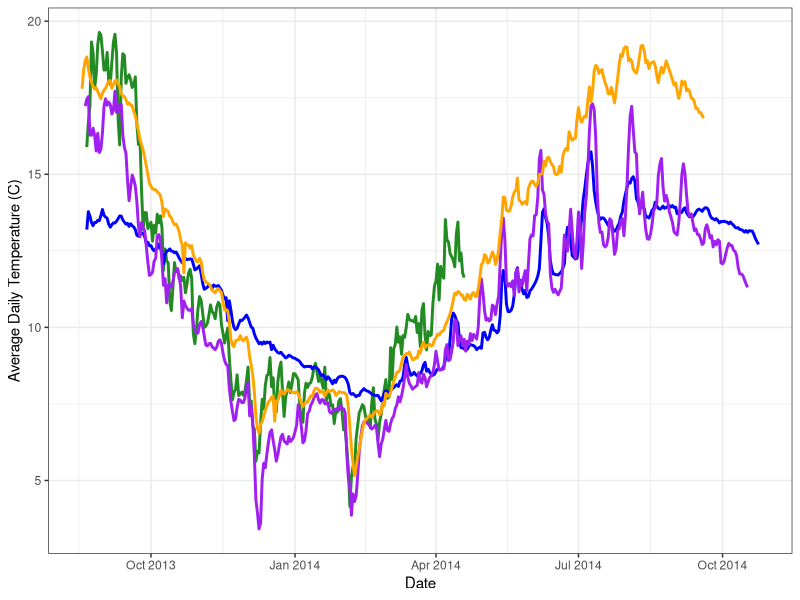
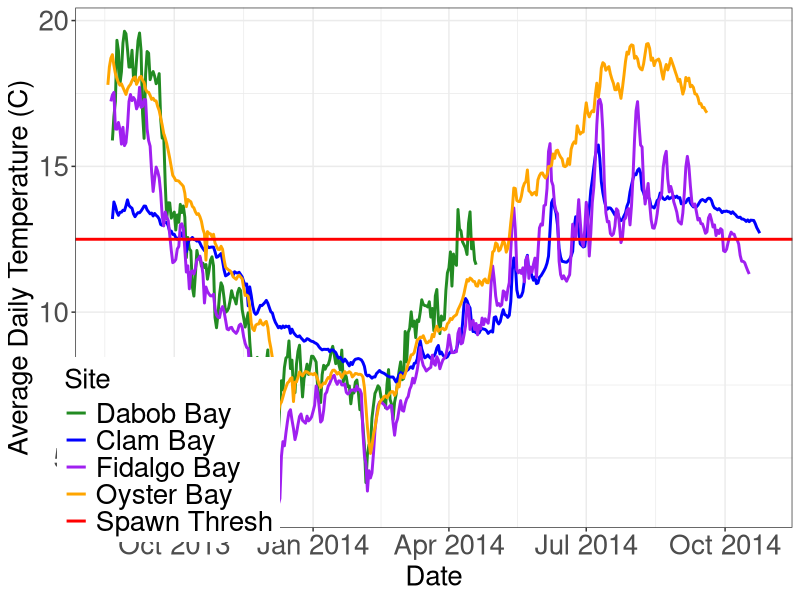
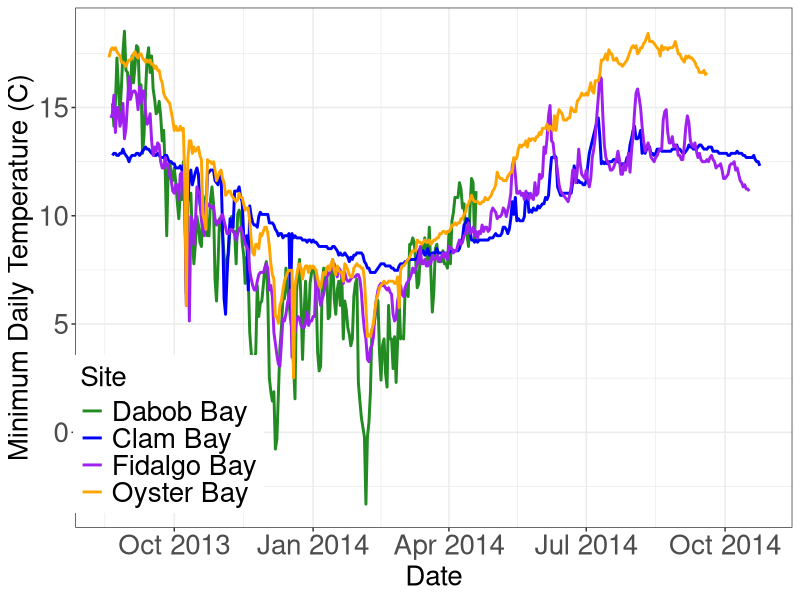
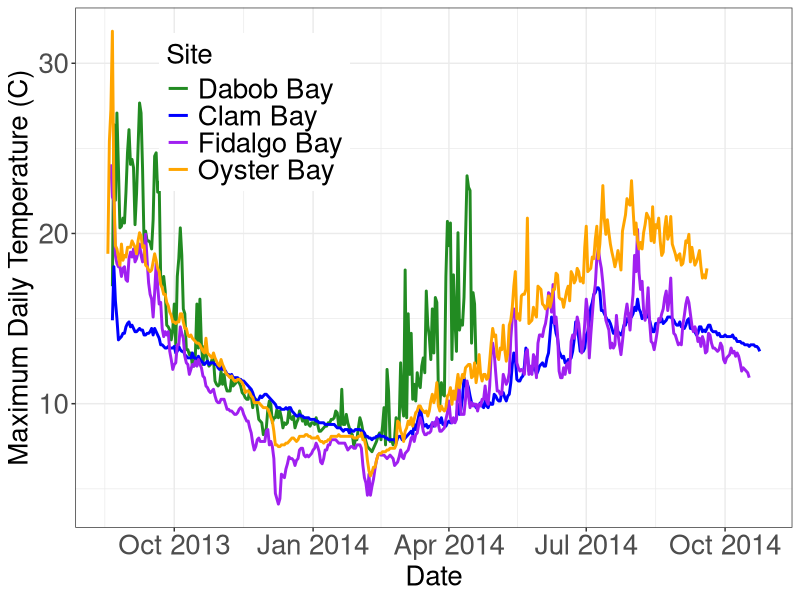

These figures' R source, in order:
#install.packages("plyr")
#install.packages("ggplot2")
require(plyr)
require(ggplot2)

#set working directory to local copy of repository
setwd<-("**your directory here**")

daby1edit<-read.csv("./data/Dabob-temp-2014.csv")
#reads in edited CSV with raw data.


daby1edit$Date<-as.Date(daby1edit$Date,"%m/%d/%Y")
#Tells R that the date column contains dates so it knows how to deal with them


dabmeantemp<-ddply(daby1edit,.(Date),summarise,mean_temp=mean(Temp,na.rm=T),min_temp=min(Temp,na.rm=T),max_temp=max(Temp,na.rm=T))
#finds the mean, minimum, and maximum daily temps from raw data and creates dataframe with them for Dabob

many1v3<-read.csv('./data/Manchester-temp-2014.csv')
#reads in edited CSV with raw data.

many1v3$Date<-as.Date(many1v3$Date,"%m/%d/%Y")
#Tells R that the date column contains dates so it knows how to deal with them


manmeantemp<-ddply(many1v3,.(Date),summarise,mean_temp=mean(Temp,na.rm=T),min_temp=min(Temp,na.rm=T),max_temp=max(Temp,na.rm=T))
#finds the mean, minimum, and maximum daily temps from raw data and creates dataframe with them for Manchester


fidy1v3<-read.csv("./data/Fidalgo-temp-2014.csv")
#reads in edited CSV with raw data.


fidy1v3$Date<-as.Date(fidy1v3$Date,"%m/%d/%Y")
#Tells R that the date column contains dates so it knows how to deal with them


fidmeantemp<-ddply(fidy1v3,.(Date),summarise,mean_temp=mean(Temp,na.rm=T),min_temp=min(Temp,na.rm=T),max_temp=max(Temp,na.rm=T))
#finds the mean, minimum, and maximum daily temps from raw data and creates dataframe with them for Fidalgo


oysy1edit<-read.csv("./data/OysterBay-temp-2014.csv")
#reads in edited CSV with raw data.


oysy1edit$Date<-as.Date(oysy1edit$Date, "%m/%d/%Y")
#Tells R that the date column contains dates so it knows how to deal with them


oysmeantemp<-ddply(oysy1edit,.(Date),summarise,mean_temp=mean(Temp,na.rm=T),min_temp=min(Temp,na.rm=T),max_temp=max(Temp,na.rm=T))
#finds the mean, minimum, and maximum daily temps from raw data and creates dataframe with them for Oyster Bay


ggplot()+
  geom_line(data=dabmeantemp, aes(x=Date, y=mean_temp, group=1),col="forestgreen",size=1,guide=T)+
  geom_line(data=manmeantemp, aes(x=Date, y=mean_temp, group=1),col="blue",size=1)+
  geom_line(data=fidmeantemp, aes(x=Date, y=mean_temp, group=1),col="purple",size=1)+
  geom_line(data=oysmeantemp, aes(x=Date, y=mean_temp, group=1),col="orange",size=1)+
  labs(x="Date",y="Average Daily Temperature (C)")+
  theme_bw()
#Creates a graph with each line representing average daily temps for each site


ggplot()+
  geom_line(data=dabmeantemp, aes(x=Date, y=mean_temp, group=1, colour="1"),size=1)+
  geom_line(data=manmeantemp, aes(x=Date, y=mean_temp, group=1, colour="2"),size=1)+
  geom_line(data=fidmeantemp, aes(x=Date, y=mean_temp, group=1, colour="3"),size=1)+
  geom_line(data=oysmeantemp, aes(x=Date, y=mean_temp, group=1, colour="4"),size=1)+
  geom_hline(aes(yintercept=12.5,colour="5"),size=1)+
  scale_colour_manual(values=c("forestgreen","blue","purple","orange","red"),
                      name="Site",
                      labels=c("Dabob Bay","Clam Bay","Fidalgo Bay","Oyster Bay","Spawn Thresh"))+
  labs(x="Date",y="Average Daily Temperature (C)")+
  theme_bw()+
  theme(legend.position=c(0.13,0.15),
        legend.text=element_text(size=20),
        legend.title=element_text(size=20),
        axis.text.x=element_text(size=20),
        axis.title.x=element_text(size=20),
        axis.text.y=element_text(size=20),
        axis.title.y=element_text(size=20))
#Creates a graph with each line representing average daily temps for each site also adds red line to indicate Spawning threshold


ggplot()+
  geom_line(data=dabmeantemp, aes(x=Date, y=min_temp, group=1, colour="1"),size=1)+
  geom_line(data=manmeantemp, aes(x=Date, y=min_temp, group=1, colour="2"),size=1)+
  geom_line(data=fidmeantemp, aes(x=Date, y=min_temp, group=1, colour="3"),size=1)+
  geom_line(data=oysmeantemp, aes(x=Date, y=min_temp, group=1, colour="4"),size=1)+
  scale_colour_manual(values=c("forestgreen","blue","purple","orange"),
                      name="Site",
                      labels=c("Dabob Bay","Clam Bay","Fidalgo Bay","Oyster Bay","Spawn Thresh"))+
  labs(x="Date",y="Minimum Daily Temperature (C)")+
  theme_bw()+
  theme(legend.position=c(0.13,0.18),
        legend.text=element_text(size=20),
        legend.title=element_text(size=20),
        axis.text.x=element_text(size=20),
        axis.title.x=element_text(size=20),
        axis.text.y=element_text(size=20),
        axis.title.y=element_text(size=20))
#Creates a graph with each line representing observed minimum daily temps for each site


ggplot()+
  geom_line(data=dabmeantemp, aes(x=Date, y=max_temp, group=1, colour="1"),size=1)+
  geom_line(data=manmeantemp, aes(x=Date, y=max_temp, group=1, colour="2"),size=1)+
  geom_line(data=fidmeantemp, aes(x=Date, y=max_temp, group=1, colour="3"),size=1)+
  geom_line(data=oysmeantemp, aes(x=Date, y=max_temp, group=1, colour="4"),size=1)+
  scale_colour_manual(values=c("forestgreen","blue","purple","orange"),
                      name="Site",
                      labels=c("Dabob Bay","Clam Bay","Fidalgo Bay","Oyster Bay","Spawn Thresh"))+
  labs(x="Date",y="Maximum Daily Temperature (C)")+
  theme_bw()+
  theme(legend.position=c(0.25,0.8),
        legend.text=element_text(size=20),
        legend.title=element_text(size=20),
        axis.text.x=element_text(size=20),
        axis.title.x=element_text(size=20),
        axis.text.y=element_text(size=20),
        axis.title.y=element_text(size=20))
#Creates a graph with each line representing observed maximum daily temps for each site

#Dates Min Temp met Spawn Threshold
oysspawntemp<-oysmeantemp[(oysmeantemp$min_temp >= 12.5 & format(oysmeantemp$Date,"%Y")=="2014"),]
manspawntemp<-manmeantemp[(manmeantemp$min_temp >= 12.5 & format(manmeantemp$Date,"%Y")=="2014"),]
fidspawntemp<-fidmeantemp[(fidmeantemp$min_temp >= 12.5 & format(fidmeantemp$Date,"%Y")=="2014"),]
